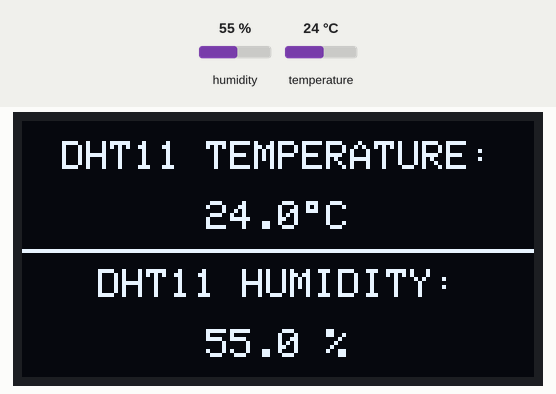
Recording of a sketch running on a simulated Arduino Uno, built with avr-gcc and run on an emulated ATmega328P. Parts: 128×64 one-colour display. The inputs (shaded band) are chosen by the test bench; at power-on: humidity 55 %, temperature 24 °C.

Above: at 2.2 s.
2.3 s: humidity set to 22 %
At 4.1 s:
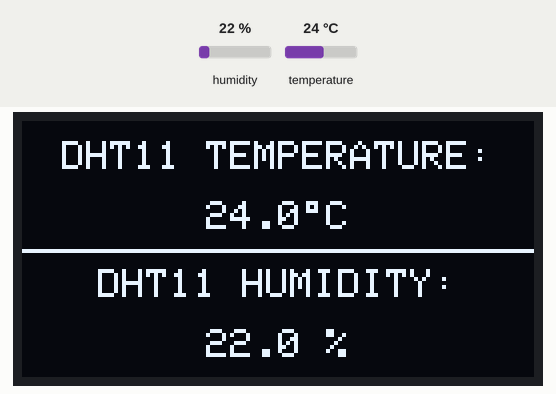
5.1 s: temperature set to 12 °C
At 6.2 s:
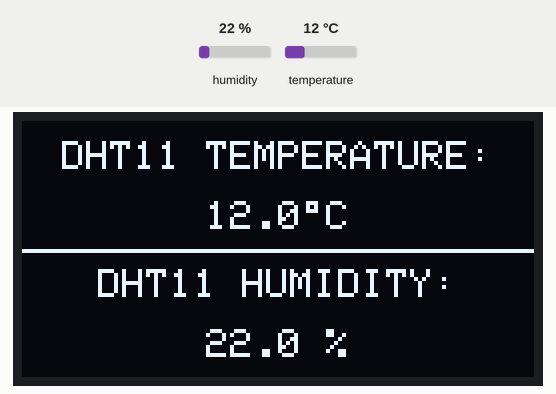
7.9 s: humidity set to 40 %
At 10.4 s:
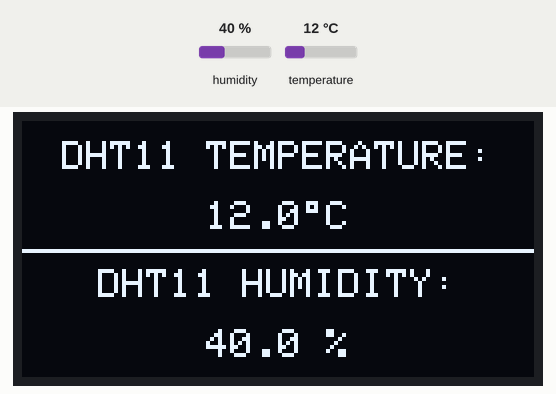
10.9 s: temperature set to 19 °C
Timing chart, 0 to 13.9 s (numbered marks = the images above; inputs shaded):
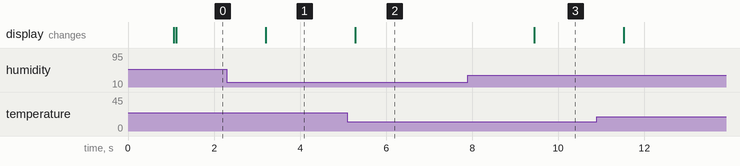

Measured:
- after the input at 2.3 s, the display: changes after 0.90 s (image 1)
- after the input at 5.1 s, the display: changes after 0.18 s (image 2)
- after the input at 7.9 s, the display: changes after 1.5 s (image 3)

The sketch:

SSD1306_DHT11-22.ino
```cpp
// Arduino with SSD1306 OLED and DHT11 relative humidity and temperature sensor.

#include <Wire.h>
#include <Adafruit_GFX.h>
#include <Adafruit_SSD1306.h>
#include <DHT.h>                         // Include DHT library code

#define OLED_RESET 4
Adafruit_SSD1306 display(OLED_RESET);

#define DHTPIN  8                        // DHT11 data pin is connected to Arduino pin 8
#define DHTTYPE DHT11                    // DHT11 sensor is used
DHT dht(DHTPIN, DHTTYPE);                // Configure DHT library

char temperature[] = "00.0 C";
char humidity[]    = "00.0 %";

void setup(void) {
  // by default, we'll generate the high voltage from the 3.3v line internally! (neat!)
  display.begin(SSD1306_SWITCHCAPVCC, 0x3D);  // initialize with the I2C addr 0x3D (for the 128x64)
  // init done

  dht.begin();                // Initialize the DHT library

  delay(1000);

  // Clear the display buffer.
  display.clearDisplay();

  display.drawFastHLine(0, 32, SSD1306_LCDWIDTH, WHITE);

  display.setTextSize(1);
  display.setTextColor(WHITE, BLACK);
  display.setCursor(10, 5);
  display.print("DHT11 TEMPERATURE:");
  display.setCursor(19, 37);
  display.print("DHT11 HUMIDITY:");
  display.display();
}

void loop() {
  // Read humidity
  byte RH = dht.readHumidity();
  //Read temperature in degree Celsius
  byte Temp = dht.readTemperature();

  temperature[0] = Temp / 10 + 48;
  temperature[1] = Temp % 10 + 48;
  humidity[0]    = RH / 10 + 48;
  humidity[1]    = RH % 10 + 48;

  display.setCursor(46, 20);
  display.print(temperature);
  display.setCursor(46, 52);
  display.print(humidity);
  display.drawRect(71, 20, 3, 3, WHITE);     // Put degree symbol ( ° )
  display.display();

  delay(1000);

}
```
